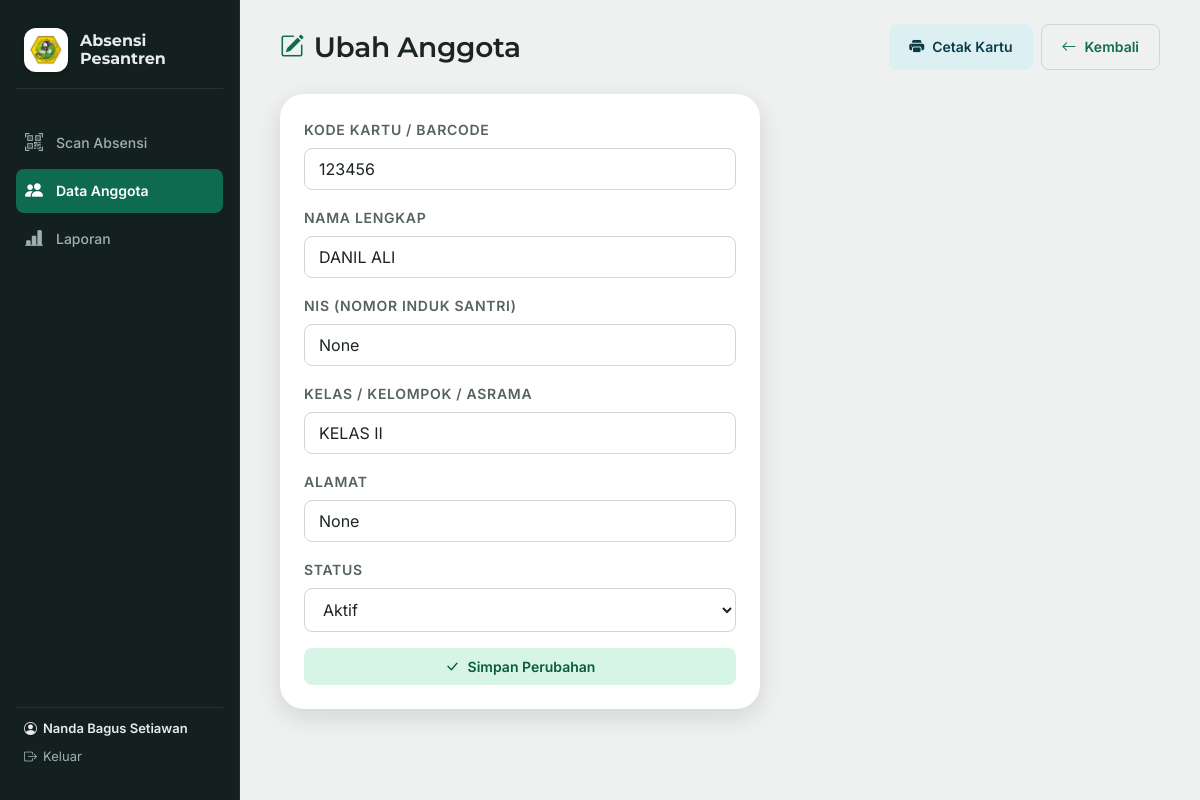
/anggota/1/ubah (signed in), run on an earlier commit of the app's database.
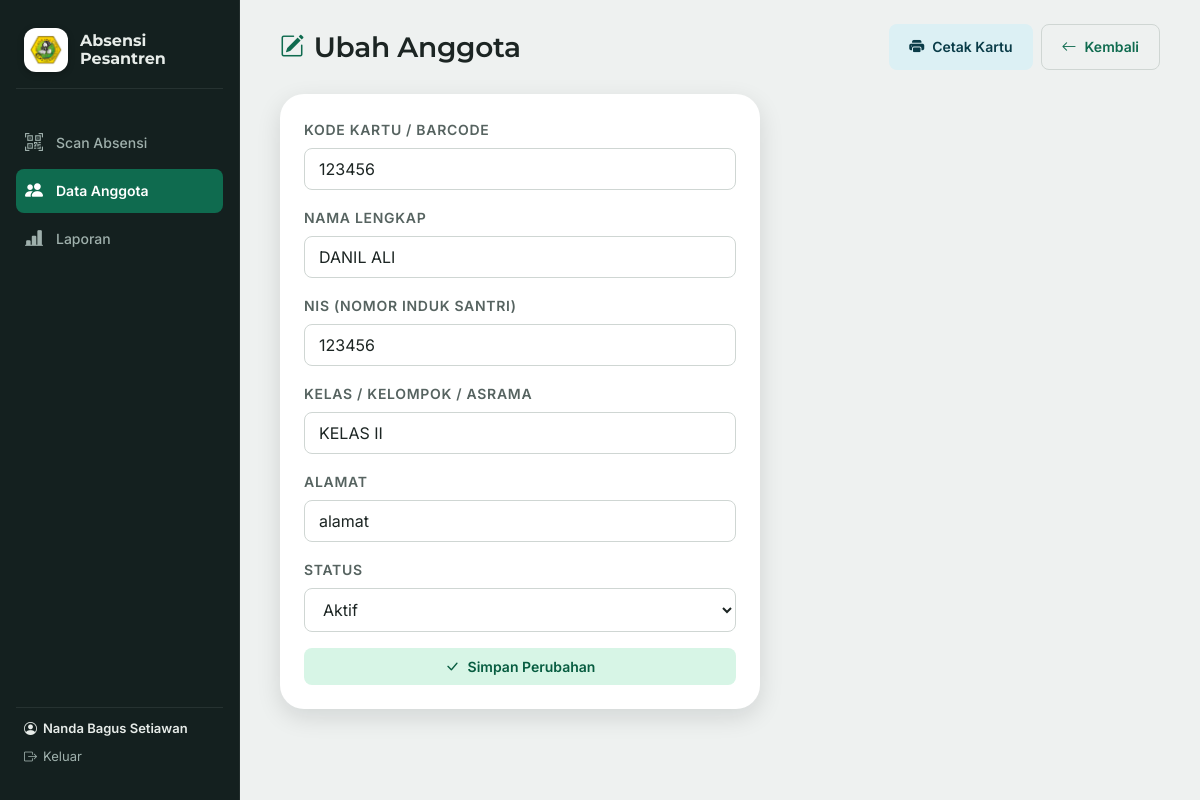
And on a later commit of the database.
### tables this page shows
CREATE TABLE anggota (
            id INTEGER PRIMARY KEY AUTOINCREMENT,
            kode_kartu TEXT UNIQUE NOT NULL,   -- kode dari hasil scan barcode/QR
            nama TEXT NOT NULL,
            kelompok TEXT,                      -- kelas/asrama/divisi
            status TEXT NOT NULL DEFAULT 'aktif',  -- aktif / nonaktif
            dibuat_pada TEXT NOT NULL
        , nis TEXT, alamat TEXT);

### app.py (the view, shortened to what this page needs)
@app.route("/anggota/<int:anggota_id>/ubah", methods=["GET", "POST"])
@login_required
def ubah_anggota(anggota_id):
    anggota = db.get_anggota_by_id(anggota_id)
    return render_template("form_anggota.html", anggota=anggota)

### app.py (called while the page is built)
def login_required(view):
    @wraps(view)
    def wrapped(*args, **kwargs):
        if "user_id" not in session:
            return redirect(url_for("login"))
        return view(*args, **kwargs)
    return wrapped

@app.before_request
def pastikan_ada_admin():
    if request.endpoint in ("setup_admin", "static"):
        return
    if db.count_pengguna() == 0:
        return redirect(url_for("setup_admin"))

### database.py (called while the page is built)
def get_connection():
    conn = sqlite3.connect(DB_PATH)
    conn.row_factory = sqlite3.Row
    conn.execute("PRAGMA foreign_keys = ON")
    return conn

def count_pengguna():
    conn = get_connection()
    total = conn.execute("SELECT COUNT(*) AS c FROM pengguna").fetchone()["c"]
    conn.close()
    return total

def get_anggota_by_id(anggota_id: int):
    conn = get_connection()
    row = conn.execute("SELECT * FROM anggota WHERE id = ?", (anggota_id,)).fetchone()
    conn.close()
    return row

### templates/form_anggota.html (shortened to what this page needs)
{% extends "base.html" %}
{% block content %}
<div class="topbar">
  <h2><i class="bi {{ 'bi-pencil-square' if anggota else 'bi-person-plus-fill' }}"></i> {{ 'Ubah Anggota' if anggota else 'Tambah Anggota' }}</h2>
  <div style="display:flex; gap:8px;">
    {% if anggota %}
    <a href="{{ url_for('kartu_anggota', anggota_id=anggota.id) }}" class="btn btn-secondary" target="_blank">
      <i class="bi bi-printer-fill"></i> Cetak Kartu
    </a>
    {% endif %}
    <a href="{{ url_for('daftar_anggota') }}" class="btn btn-outline">
      <i class="bi bi-arrow-left"></i> Kembali
    </a>
  </div>
</div>
<div class="card" style="max-width: 480px;">
  <form method="POST">
    <div class="field">
      <label for="kode_kartu">Kode Kartu / Barcode</label>
      <input type="text" id="kode_kartu" name="kode_kartu" required autofocus
             value="{{ anggota.kode_kartu if anggota else '' }}"
             placeholder="Scan kartu di sini atau ketik manual">
    </div>
    <div class="field">
      <label for="nama">Nama Lengkap</label>
      <input type="text" id="nama" name="nama" required
             value="{{ anggota.nama if anggota else '' }}">
    </div>
    <div class="field">
      <label for="nis">NIS (Nomor Induk Santri)</label>
      <input type="text" id="nis" name="nis"
             value="{{ anggota.nis if anggota else '' }}">
    </div>
    <div class="field">
      <label for="kelompok">Kelas / Kelompok / Asrama</label>
      <input type="text" id="kelompok" name="kelompok"
             value="{{ anggota.kelompok if anggota else '' }}">
    </div>
    <div class="field">
      <label for="alamat">Alamat</label>
      <input type="text" id="alamat" name="alamat"
             value="{{ anggota.alamat if anggota else '' }}">
    </div>
    {% if anggota %}
    <div class="field">
      <label for="status">Status</label>
      <select id="status" name="status">
        <option value="aktif" {{ 'selected' if anggota.status == 'aktif' }}>Aktif</option>
      </select>
    </div>
    {% endif %}
    <button type="submit" class="btn btn-primary" style="width:100%;">
      <i class="bi {{ 'bi-check-lg' if anggota else 'bi-plus-lg' }}"></i>
      {{ 'Simpan Perubahan' if anggota else 'Tambah Anggota' }}
    </button>
  </form>
</div>
{% endblock %}

What changed in the data, as far as the page shows it:
changed anggota "DANIL ALI": nis (not shown) → "123456"; alamat (not shown) → "alamat"
Also different on the page:
form field nis: "None" → (not shown)
form field alamat: "None" → (not shown)
